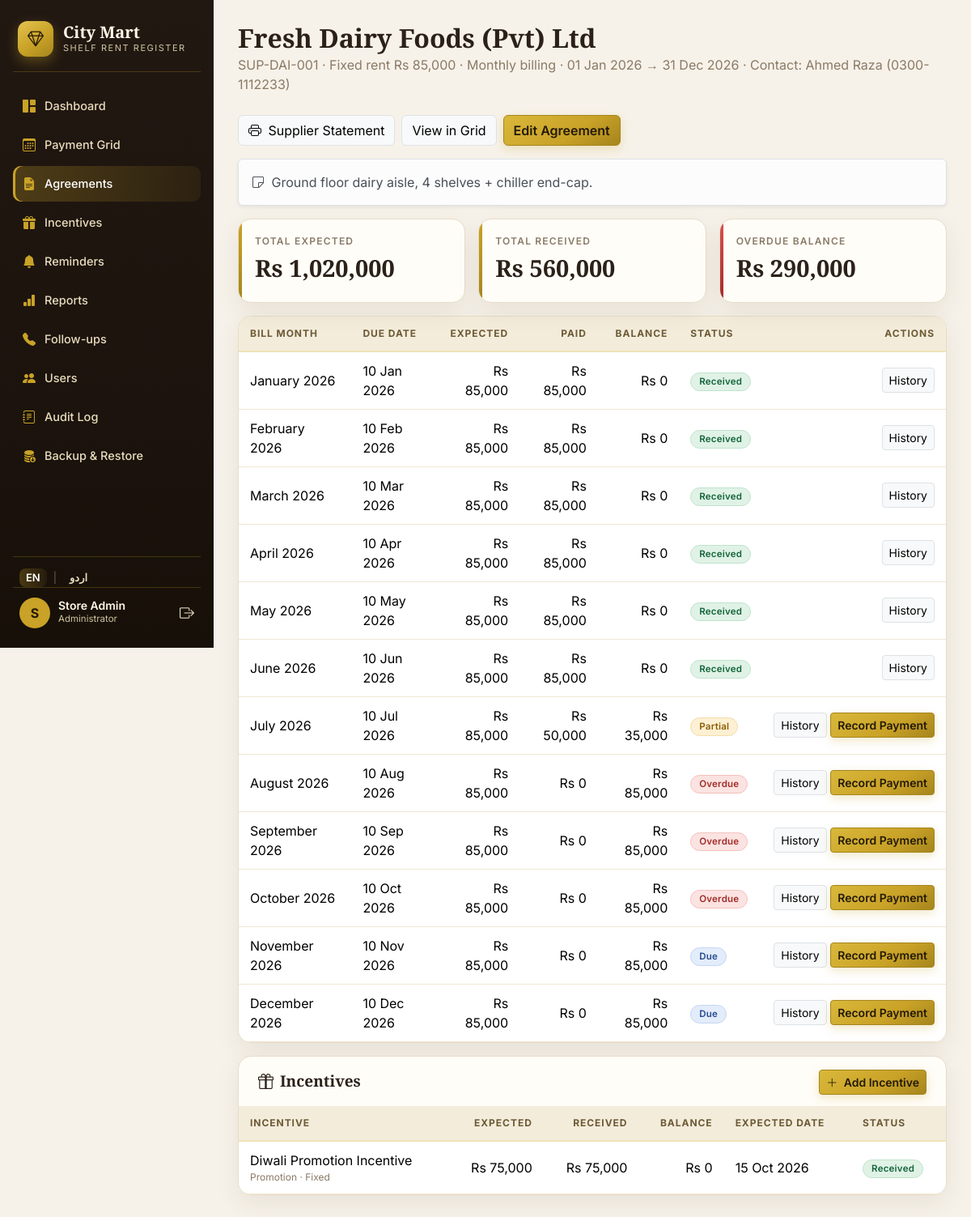
/company.php?id=1 (signed in), run on the app's committed database.
### tables this page shows
CREATE TABLE IF NOT EXISTS payments (
  id            INT UNSIGNED AUTO_INCREMENT PRIMARY KEY,
  bill_id       INT UNSIGNED NOT NULL,
  amount        DECIMAL(12,2) NOT NULL,
  payment_date  DATE NOT NULL,
  method        ENUM('Cash','Bank Transfer','Cheque','Online') NOT NULL DEFAULT 'Cash',
  reference     VARCHAR(80) NULL,                 
  cheque_status ENUM('Cleared','Pending','Bounced') NULL,
  notes         VARCHAR(255) NULL,
  received_by   INT UNSIGNED NOT NULL,
  created_at    TIMESTAMP NOT NULL DEFAULT CURRENT_TIMESTAMP,
  CONSTRAINT fk_payments_bill FOREIGN KEY (bill_id) REFERENCES bills(id) ON DELETE CASCADE,
  CONSTRAINT fk_payments_user FOREIGN KEY (received_by) REFERENCES users(id) ON DELETE RESTRICT,
  CHECK (amount > 0)
);

CREATE TABLE IF NOT EXISTS users (
  id            INT UNSIGNED AUTO_INCREMENT PRIMARY KEY,
  name          VARCHAR(100) NOT NULL,
  username      VARCHAR(60)  NOT NULL UNIQUE,
  password_hash VARCHAR(255) NOT NULL,            
  role          ENUM('admin','accountant','viewer') NOT NULL DEFAULT 'viewer',
  is_active     TINYINT(1)   NOT NULL DEFAULT 1,
  created_at    TIMESTAMP    NOT NULL DEFAULT CURRENT_TIMESTAMP
);

CREATE TABLE IF NOT EXISTS agreements (
  id                INT UNSIGNED AUTO_INCREMENT PRIMARY KEY,
  supplier_name     VARCHAR(150) NOT NULL,
  ledger_code       VARCHAR(60)  NOT NULL UNIQUE,
  contact_person    VARCHAR(100) NULL,
  contact_phone     VARCHAR(40)  NULL,
  contact_email     VARCHAR(120) NULL,
  rent_type         ENUM('fixed','percentage') NOT NULL DEFAULT 'fixed',
  rent_amount       DECIMAL(12,2) NULL,           
  percentage_rate   DECIMAL(5,2)  NULL,           
  billing_frequency ENUM('monthly','quarterly','display_drive') NOT NULL DEFAULT 'monthly',
  period_from       DATE NOT NULL,
  period_to         DATE NOT NULL,
  scan_file         VARCHAR(255) NULL,            
  notes             VARCHAR(255) NULL,
  created_by        INT UNSIGNED NULL,
  created_at        TIMESTAMP NOT NULL DEFAULT CURRENT_TIMESTAMP,
  updated_at        TIMESTAMP NOT NULL DEFAULT CURRENT_TIMESTAMP ON UPDATE CURRENT_TIMESTAMP,
  CONSTRAINT fk_agreements_user FOREIGN KEY (created_by) REFERENCES users(id) ON DELETE SET NULL,
  CHECK (period_to >= period_from)
);

CREATE TABLE IF NOT EXISTS bills (
  id              INT UNSIGNED AUTO_INCREMENT PRIMARY KEY,
  agreement_id    INT UNSIGNED NOT NULL,
  bill_month      DATE NOT NULL,                  
  due_date        DATE NOT NULL,
  expected_amount DECIMAL(12,2) NULL,
  created_at      TIMESTAMP NOT NULL DEFAULT CURRENT_TIMESTAMP,
  UNIQUE KEY uq_bill (agreement_id, bill_month),
  CONSTRAINT fk_bills_agreement FOREIGN KEY (agreement_id) REFERENCES agreements(id) ON DELETE CASCADE
);

CREATE TABLE IF NOT EXISTS incentives (
  id              INT UNSIGNED AUTO_INCREMENT PRIMARY KEY,
  agreement_id    INT UNSIGNED NOT NULL,
  title           VARCHAR(150) NOT NULL,
  type            ENUM('Promotion','Display','Launch','Target','Other') NOT NULL DEFAULT 'Promotion',
  basis           ENUM('Fixed','Percentage') NOT NULL DEFAULT 'Fixed',
  rate            DECIMAL(5,2)   NULL,            
  expected_amount DECIMAL(12,2)  NULL,            
  received_amount DECIMAL(12,2)  NOT NULL DEFAULT 0,
  expected_date   DATE NOT NULL,                  
  received_date   DATE NULL,                      
  notes           VARCHAR(255) NULL,
  created_by      INT UNSIGNED NULL,
  created_at      TIMESTAMP NOT NULL DEFAULT CURRENT_TIMESTAMP,
  updated_at      TIMESTAMP NOT NULL DEFAULT CURRENT_TIMESTAMP ON UPDATE CURRENT_TIMESTAMP,
  CONSTRAINT fk_incentives_agreement FOREIGN KEY (agreement_id) REFERENCES agreements(id) ON DELETE CASCADE,
  CONSTRAINT fk_incentives_user FOREIGN KEY (created_by) REFERENCES users(id) ON DELETE SET NULL,
  CHECK (received_amount >= 0)
);

### company.php (the view, shortened to what the rows shown need)
<?php
require_once __DIR__ . '/db.php';
require_once __DIR__ . '/billing.php';
require_once __DIR__ . '/layout.php';
$pdo = db();
$id = (int)($_GET['id'] ?? 0);
$st = $pdo->prepare('SELECT * FROM agreements WHERE id = :id');
$st->execute([':id' => $id]);
$ag = $st->fetch();
$bills = loadBills($pdo, null, $id);
$paySt = $pdo->prepare(
    'SELECT p.*, u.name AS by_name FROM payments p JOIN users u ON u.id = p.received_by
      WHERE p.bill_id = :b ORDER BY p.payment_date, p.id'
);
foreach ($bills as &$b) {
    $paySt->execute([':b' => $b['id']]);
    $b['payments'] = $paySt->fetchAll();
}
$sumExpected = 0.0; $sumPaid = 0.0; $sumOverdue = 0.0; $today = date('Y-m-d');
foreach ($bills as $b) {
    $sumExpected += (float)$b['expected_amount'];
    $sumPaid     += min($b['paid'], (float)$b['expected_amount']);
    if ($b['status'] === 'overdue' || ($b['status'] === 'partial' && $b['due_date'] < $today)) {
        $sumOverdue += (float)$b['expected_amount'] - $b['paid'];
    }
}
$incs  = loadIncentives($pdo, $id);
$write = canWrite();
layoutHead($ag['supplier_name'], 'agreements');
?>
<div class="d-flex justify-content-between align-items-start flex-wrap gap-2 mb-3">
  <div class="page-head m-0">
    <h1><?= e($ag['supplier_name']) ?></h1>
    <p>
      <?= e($ag['ledger_code']) ?> ·
      <?= $ag['rent_type'] === 'fixed' ? 'Fixed rent ' . money($ag['rent_amount']) : 'Percentage rent @ ' . e($ag['percentage_rate']) . '% of sales' ?> ·
      <?= ucfirst(str_replace('_', ' ', $ag['billing_frequency'])) ?> billing ·
      <?= date('d M Y', strtotime($ag['period_from'])) ?> → <?= date('d M Y', strtotime($ag['period_to'])) ?>
      <?php if ($ag['contact_person']): ?> · Contact: <?= e($ag['contact_person']) ?><?= $ag['contact_phone'] ? ' (' . e($ag['contact_phone']) . ')' : '' ?><?php endif; ?>
    </p>
  </div>
  <div class="d-flex gap-2">
  </div>
</div>
<?php if ($ag['notes']): ?>
  <div class="alert alert-light border shadow-sm"><i class="bi bi-sticky me-1"></i> <?= e($ag['notes']) ?></div>
<?php endif; ?>
<div class="row g-3 mb-3">
  <div class="col-md-4"><div class="stat-card"><div class="stat-label"><?= e(t('total_expected')) ?></div><div class="stat-value"><?= money($sumExpected) ?></div></div></div>
  <div class="col-md-4"><div class="stat-card"><div class="stat-label"><?= e(t('total_received')) ?></div><div class="stat-value"><?= money($sumPaid) ?></div></div></div>
  <div class="col-md-4"><div class="stat-card danger"><div class="stat-label"><?= e(t('overdue_balance')) ?></div><div class="stat-value"><?= money($sumOverdue) ?></div></div></div>
</div>
<div class="panel p-0 overflow-hidden">
  <div class="table-responsive">
    <table class="table table-luxe align-middle mb-0">
      <thead>
        <tr><th>Bill Month</th><th>Due Date</th><th class="text-end">Expected</th><th class="text-end">Paid</th><th class="text-end">Balance</th><th>Status</th><th class="text-end">Actions</th></tr>
      </thead>
      <tbody>
      <?php foreach ($bills as $b): $bal = $b['expected_amount'] === null ? null : (float)$b['expected_amount'] - $b['paid']; ?>
        <tr>
          <td><?= date('F Y', strtotime($b['bill_month'])) ?></td>
          <td><?= date('d M Y', strtotime($b['due_date'])) ?></td>
          <td class="text-end"><?= $b['expected_amount'] === null ? '<span class="text-muted">Awaited</span>' : money($b['expected_amount']) ?></td>
          <td class="text-end"><?= money($b['paid']) ?></td>
          <td class="text-end"><?= $bal === null ? '—' : money(max(0, $bal)) ?></td>
          <td><span class="pill pill-<?= $b['status'] ?>"><?= statusLabel($b['status']) ?></span></td>
          <td class="text-end text-nowrap">
            <button class="btn btn-sm btn-light border" data-bs-toggle="collapse" data-bs-target="#bill-<?= (int)$b['id'] ?>">History</button>
            <?php if ($write && $b['expected_amount'] === null): ?>
              <button class="btn btn-sm btn-gold" data-bs-toggle="collapse" data-bs-target="#bill-<?= (int)$b['id'] ?>">Enter Amount</button>
            <?php elseif ($write && $bal !== null && $bal > 0): ?>
              <button class="btn btn-sm btn-gold" data-bs-toggle="collapse" data-bs-target="#bill-<?= (int)$b['id'] ?>">Record Payment</button>
            <?php endif; ?>
          </td>
        </tr>
      <?php endforeach; ?>
      </tbody>
    </table>
  </div>
</div>
<div class="panel mt-3 p-0 overflow-hidden">
  <div class="panel-head px-4 pt-3">
    <h2><i class="bi bi-gift me-2"></i><?= e(t('incentives')) ?></h2>
  </div>
  <div class="table-responsive">
    <table class="table table-luxe align-middle mb-0">
      <thead><tr><th>Incentive</th><th class="text-end"><?= e(t('expected')) ?></th><th class="text-end"><?= e(t('received')) ?></th><th class="text-end"><?= e(t('balance')) ?></th><th>Expected date</th><th><?= e(t('status')) ?></th></tr></thead>
      <tbody>
      <?php foreach ($incs as $inc): ?>
        <tr>
          <td><?= e($inc['title']) ?><div class="cell-sub"><?= e($inc['type']) ?> · <?= $inc['basis'] === 'Percentage' ? 'Percentage @ ' . e($inc['rate']) . '%' : 'Fixed' ?></div></td>
          <td class="text-end"><?= $inc['expected_amount'] === null ? '<span class="text-muted">Awaited</span>' : money($inc['expected_amount']) ?></td>
          <td class="text-end"><?= money($inc['received_amount']) ?></td>
          <td class="text-end"><?= $inc['balance'] === null ? '—' : money($inc['balance']) ?></td>
          <td><?= date('d M Y', strtotime($inc['expected_date'])) ?></td>
          <td><span class="pill pill-<?= $inc['status'] ?>"><?= statusLabel($inc['status']) ?></span></td>
        </tr>
      <?php endforeach; ?>
      </tbody>
    </table>
  </div>
</div>
<?php layoutFoot(); ?>

### layout.php (shortened to what the rows shown need)
<?php
require_once __DIR__ . '/auth.php';
function layoutHead(string $title, string $active): void
{
    $u = currentUser();
    $lang = appLang();
    $roleLabel = ['admin' => 'Administrator', 'accountant' => 'Accountant', 'viewer' => 'Viewer'][$u['role']] ?? $u['role'];
    ?>
<!DOCTYPE html>
<html lang="<?= e($lang) ?>" dir="<?= $lang === 'ur' ? 'rtl' : 'ltr' ?>">
<head>
<link href="assets/vendor/bootstrap/bootstrap.min.css" rel="stylesheet">
<link href="assets/vendor/bootstrap-icons/bootstrap-icons.min.css" rel="stylesheet">
<link href="assets/css/app.css" rel="stylesheet">
</head>
<body>
<div class="shell">
  <aside class="sidebar">
    <div class="side-user">
      <div class="avatar"><?= e(strtoupper(substr($u['name'], 0, 1))) ?></div>
      <div class="flex-grow-1">
        <div class="side-user-name"><?= e($u['name']) ?></div>
        <div class="side-user-role"><?= e($roleLabel) ?></div>
      </div>
      <a class="logout" href="logout.php" title="<?= e(t('sign_out')) ?>"><i class="bi bi-box-arrow-right"></i></a>
    </div>
  </aside>
  <main class="content">
<?php
}
function layoutFoot(): void
{
    ?>
  </main>
</div>
</body>
</html>
<?php
}

### data on the page
payments: received_by.name "S", received_by.name "Store Admin"
agreements: supplier_name "Fresh Dairy Foods (Pvt) Ltd", ledger_code "SUP-DAI-001", rent_amount "Rs 85,000", billing_frequency "Monthly", period_from "01 Jan 2026", period_to "31 Dec 2026", contact_person "Ahmed Raza", contact_phone "0300-1112233", notes "Ground floor dairy aisle, 4 shelves + chiller end-cap."
bills: bill_month "January 2026", due_date "10 Jan 2026", expected_amount "Rs 85,000", paid "Rs 85,000", bal "Rs 0", status "Received"
bills: bill_month "February 2026", due_date "10 Feb 2026", expected_amount "Rs 85,000", paid "Rs 85,000", bal "Rs 0", status "Received"
bills: bill_month "March 2026", due_date "10 Mar 2026", expected_amount "Rs 85,000", paid "Rs 85,000", bal "Rs 0", status "Received"
bills: bill_month "April 2026", due_date "10 Apr 2026", expected_amount "Rs 85,000", paid "Rs 85,000", bal "Rs 0", status "Received"
bills: bill_month "May 2026", due_date "10 May 2026", expected_amount "Rs 85,000", paid "Rs 85,000", bal "Rs 0", status "Received"
bills: bill_month "June 2026", due_date "10 Jun 2026", expected_amount "Rs 85,000", paid "Rs 85,000", bal "Rs 0", status "Received"
bills: bill_month "July 2026", due_date "10 Jul 2026", expected_amount "Rs 85,000", paid "Rs 50,000", bal "Rs 35,000", status "Partial"
bills: bill_month "August 2026", due_date "10 Aug 2026", expected_amount "Rs 85,000", paid "Rs 0", bal "Rs 85,000", status "Overdue"
bills: bill_month "September 2026", due_date "10 Sep 2026", expected_amount "Rs 85,000", paid "Rs 0", bal "Rs 85,000", status "Overdue"
bills: bill_month "October 2026", due_date "10 Oct 2026", expected_amount "Rs 85,000", paid "Rs 0", bal "Rs 85,000", status "Overdue"
bills: bill_month "November 2026", due_date "10 Nov 2026", expected_amount "Rs 85,000", paid "Rs 0", bal "Rs 85,000", status "Due"
bills: bill_month "December 2026", due_date "10 Dec 2026", expected_amount "Rs 85,000", paid "Rs 0", bal "Rs 85,000", status "Due"
incentives: title "Diwali Promotion Incentive", type "Promotion", basis "Fixed", expected_amount "Rs 75,000", received_amount "Rs 75,000", balance "Rs 0", expected_date "15 Oct 2026", status "Received"

### other printed values
cfg('mart_name') "City Mart"
$label "Dashboard"
$label "Payment Grid"
$label "Agreements"
$label "Incentives"
$label "Reminders"
$label "Reports"
$label "Follow-ups"
$label "Users"
$label "Audit Log"
$label "Backup & Restore"
$roleLabel "Administrator"
t('supplier_statement') "Supplier Statement"
t('total_expected') "TOTAL EXPECTED"
money($sumExpected) "Rs 1,020,000"
